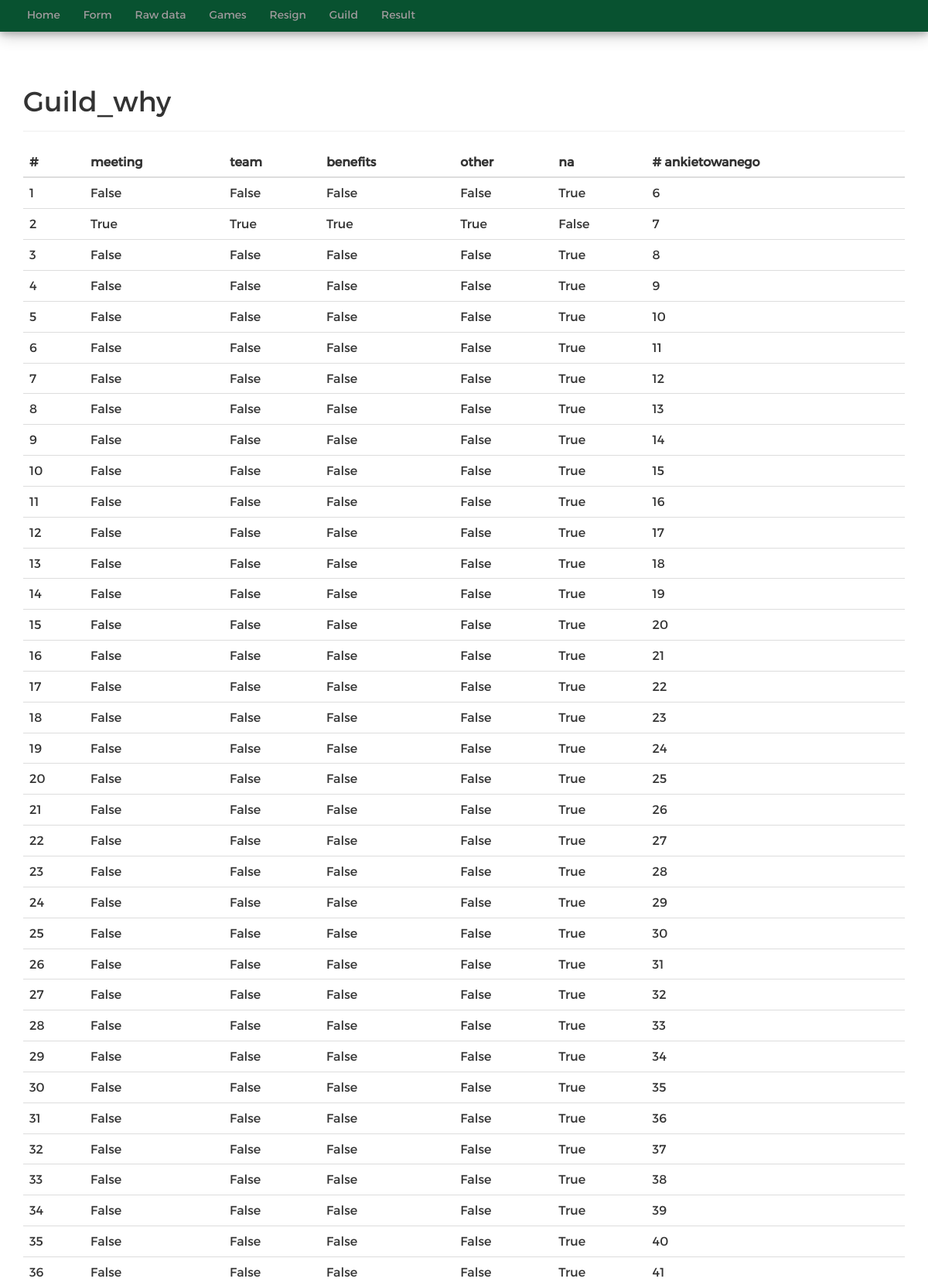
The page /guild (upper part) on the database its author committed.
### backend_config.py (models this page shows, shortened)
class Guild(db.Model):
    _tablename_ = 'guild'
    id = db.Column(db.Integer, primary_key=True)
    meeting = db.Column(db.Boolean)
    team = db.Column(db.Boolean)
    benefits = db.Column(db.Boolean)
    other = db.Column(db.Boolean)
    na = db.Column(db.Boolean)
    surveydata_id = db.Column(db.Integer, ForeignKey('surveydata.id'))

### games_webapp.py (the view)
@app.route("/guild")
def show_guild():
    fd = db.session.query(Guild).all()
    return render_template('guild.html', surveydata=fd)

### templates/guild.html (shortened to what this page needs)
<div class="container theme-showcase" role="main">
{% extends "base.html" %}
    {% block content %}
    <div class="page-header">
        <h1>Guild_why</h1>
    </div>
    <table class="table">
        <thead>
        <tr>
            <th>#</th>
            <th>meeting</th>
            <th>team</th>
            <th>benefits</th>
            <th>other</th>
            <th>na</th>
            <th># ankietowanego</th>
        </tr>
        </thead>
        <tbody>
        {% for element in surveydata %}
        <tr>
            <td>{{ element.id }}</td>
            <td>{{ element.meeting }}</td>
            <td>{{ element.team }}</td>
            <td>{{ element.benefits }}</td>
            <td>{{ element.other }}</td>
            <td>{{ element.na}}</td>
            <td>{{ element.surveydata_id }}</td>
        </tr>
        {% endfor %}
        </tbody>
    </table>
    {% endblock %}

### static/css/theme.css (style rules this page uses)
body { font-family: 'Montserrat-Regular'; padding-top: 70px; padding-bottom: 30px; }

### rows shown on the page
Guild: id "1", meeting "False", team "False", benefits "False", other "False", na "True", surveydata_id "6"
Guild: id "2", meeting "True", team "True", benefits "True", other "True", na "False", surveydata_id "7"
Guild: id "3", meeting "False", team "False", benefits "False", other "False", na "True", surveydata_id "8"
Guild: id "4", meeting "False", team "False", benefits "False", other "False", na "True", surveydata_id "9"
Guild: id "5", meeting "False", team "False", benefits "False", other "False", na "True", surveydata_id "10"
Guild: id "6", meeting "False", team "False", benefits "False", other "False", na "True", surveydata_id "11"
Guild: id "7", meeting "False", team "False", benefits "False", other "False", na "True", surveydata_id "12"
Guild: id "8", meeting "False", team "False", benefits "False", other "False", na "True", surveydata_id "13"
Guild: id "9", meeting "False", team "False", benefits "False", other "False", na "True", surveydata_id "14"
Guild: id "10", meeting "False", team "False", benefits "False", other "False", na "True", surveydata_id "15"
Guild: id "11", meeting "False", team "False", benefits "False", other "False", na "True", surveydata_id "16"
Guild: id "12", meeting "False", team "False", benefits "False", other "False", na "True", surveydata_id "17"
Guild: id "13", meeting "False", team "False", benefits "False", other "False", na "True", surveydata_id "18"
Guild: id "14", meeting "False", team "False", benefits "False", other "False", na "True", surveydata_id "19"
Guild: id "15", meeting "False", team "False", benefits "False", other "False", na "True", surveydata_id "20"
Guild: id "16", meeting "False", team "False", benefits "False", other "False", na "True", surveydata_id "21"
Guild: id "17", meeting "False", team "False", benefits "False", other "False", na "True", surveydata_id "22"
Guild: id "18", meeting "False", team "False", benefits "False", other "False", na "True", surveydata_id "23"
Guild: id "19", meeting "False", team "False", benefits "False", other "False", na "True", surveydata_id "24"
Guild: id "20", meeting "False", team "False", benefits "False", other "False", na "True", surveydata_id "25"
Guild: id "21", meeting "False", team "False", benefits "False", other "False", na "True", surveydata_id "26"
Guild: id "22", meeting "False", team "False", benefits "False", other "False", na "True", surveydata_id "27"
Guild: id "23", meeting "False", team "False", benefits "False", other "False", na "True", surveydata_id "28"
Guild: id "24", meeting "False", team "False", benefits "False", other "False", na "True", surveydata_id "29"
Guild: id "25", meeting "False", team "False", benefits "False", other "False", na "True", surveydata_id "30"
Guild: id "26", meeting "False", team "False", benefits "False", other "False", na "True", surveydata_id "31"
Guild: id "27", meeting "False", team "False", benefits "False", other "False", na "True", surveydata_id "32"
Guild: id "28", meeting "False", team "False", benefits "False", other "False", na "True", surveydata_id "33"
Guild: id "29", meeting "False", team "False", benefits "False", other "False", na "True", surveydata_id "34"
Guild: id "30", meeting "False", team "False", benefits "False", other "False", na "True", surveydata_id "35"
Guild: id "31", meeting "False", team "False", benefits "False", other "False", na "True", surveydata_id "36"
Guild: id "32", meeting "False", team "False", benefits "False", other "False", na "True", surveydata_id "37"
Guild: id "33", meeting "False", team "False", benefits "False", other "False", na "True", surveydata_id "38"
Guild: id "34", meeting "False", team "False", benefits "False", other "False", na "True", surveydata_id "39"
Guild: id "35", meeting "False", team "False", benefits "False", other "False", na "True", surveydata_id "40"
Guild: id "36", meeting "False", team "False", benefits "False", other "False", na "True", surveydata_id "41"
